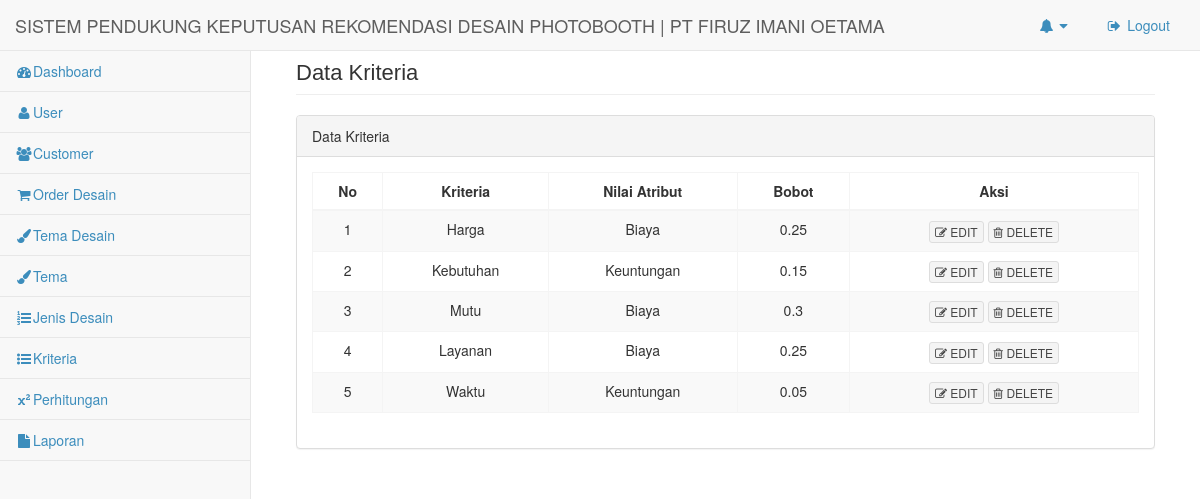
Page /index.php/admin/data_kriteria on the committed database.
### tables this page shows
CREATE TABLE `kriteria` (
  `id_kriteria` int(11) NOT NULL,
  `id_user` int(11) NOT NULL,
  `kriteria` varchar(20) NOT NULL,
  `bobot` float NOT NULL,
  `nilai_atribut` varchar(20) NOT NULL
);

### application/controllers/admin/data_kriteria.php (called while the page is built, shortened)
<?php
class data_kriteria extends CI_Controller {
	function __construct()
	{
		$this->load->model('Kriteria_model');
	}
	public function index()
	{
		$data['title']   = "Data Kriteria";
		$data['data_kriteria'] = $this->Kriteria_model->getall();
		$data['delete'] = "data_kriteria/delete/";
		$v_content['content'] = $this->load->view('admin/inc/v_data_kriteria/v_data_kriteria_index', $data, true);
		$this->load->view('admin/body',$v_content);
	}
}

### index.php (called while the page is built, shortened)
<?php
require_once BASEPATH.'core/CodeIgniter.php';

### application/models/kriteria_model.php (called while the page is built, shortened)
<?php
class Kriteria_Model extends CI_Model
{
	private $table = 'kriteria';
	function getall()
	{
		return $this->db->get($this->table)->result_array();
	}
}
?>

### application/views/admin/inc/v_data_kriteria/v_data_kriteria_index.php (the view)
<div class="row">
    <div class="col-lg-12">
        <h1 class="page-header"><?=$title?></h1>
    </div>
</div>
<div class="row">
	<div class="col-lg-12">
	    <div class="panel panel-default">
	        <div class="panel-heading">
	            Data Kriteria
	        </div>
	        <div class="panel-body">
	            <div class="table-responsive">
	                <table class="table table-striped table-bordered table-hover">
	                    <thead>
	                        <tr>
	                        	<th style="text-align: center;">No</th>
	                        	<th style="text-align: center;">Kriteria</th>
	                        	<th style="text-align: center;">Nilai Atribut</th>
	                        	<th style="text-align: center;">Bobot</th>
	                        	<th style="text-align: center;">Aksi</th>
	                        </tr>
	                    </thead>
	                    <tbody>
	                    	<?php $no = 1;
	                    	foreach($data_kriteria as $val){ ?>
	                        <tr>
	                            <td style="text-align: center;"><?=$no?></td>
	                            <td style="text-align: center;"><?=$val['kriteria']?></td>
	                            <td style="text-align: center;"><?=$val['nilai_atribut']?></td>
	                            <td style="text-align: center;"><?=$val['bobot']?></td>
	                            <td style="text-align: center;"><button type="button" class="btn btn-default btn-xs" onclick="location.href='<?=base_url();?>admin/data_kriteria/edit/<?=$val['id_kriteria']?>'"><i class="fa fa-edit"></i> EDIT</button>
	                            	<a href="<?=$delete?><?=$val['id_kriteria']?>"><button type="button" class="btn btn-default btn-xs" onclick="return confirm('Apakah kamu ingin menghapus data ini ?')"><i class="fa fa-trash-o"></i> DELETE</button></a>
	                            </td>
	                        </tr>
	                        <?php $no++; } ?>
	                    </tbody>
	                </table>
	            </div>
	        </div>
	    </div>
	</div>
</div>

### rows in the picture
kriteria: kriteria "Harga", nilai_atribut "Biaya", bobot "0.25"
kriteria: kriteria "Kebutuhan", nilai_atribut "Keuntungan", bobot "0.15"
kriteria: kriteria "Mutu", nilai_atribut "Biaya", bobot "0.3"
kriteria: kriteria "Layanan", nilai_atribut "Biaya", bobot "0.25"
kriteria: kriteria "Waktu", nilai_atribut "Keuntungan", bobot "0.05"

### other values in the picture
$title "Data Kriteria"
